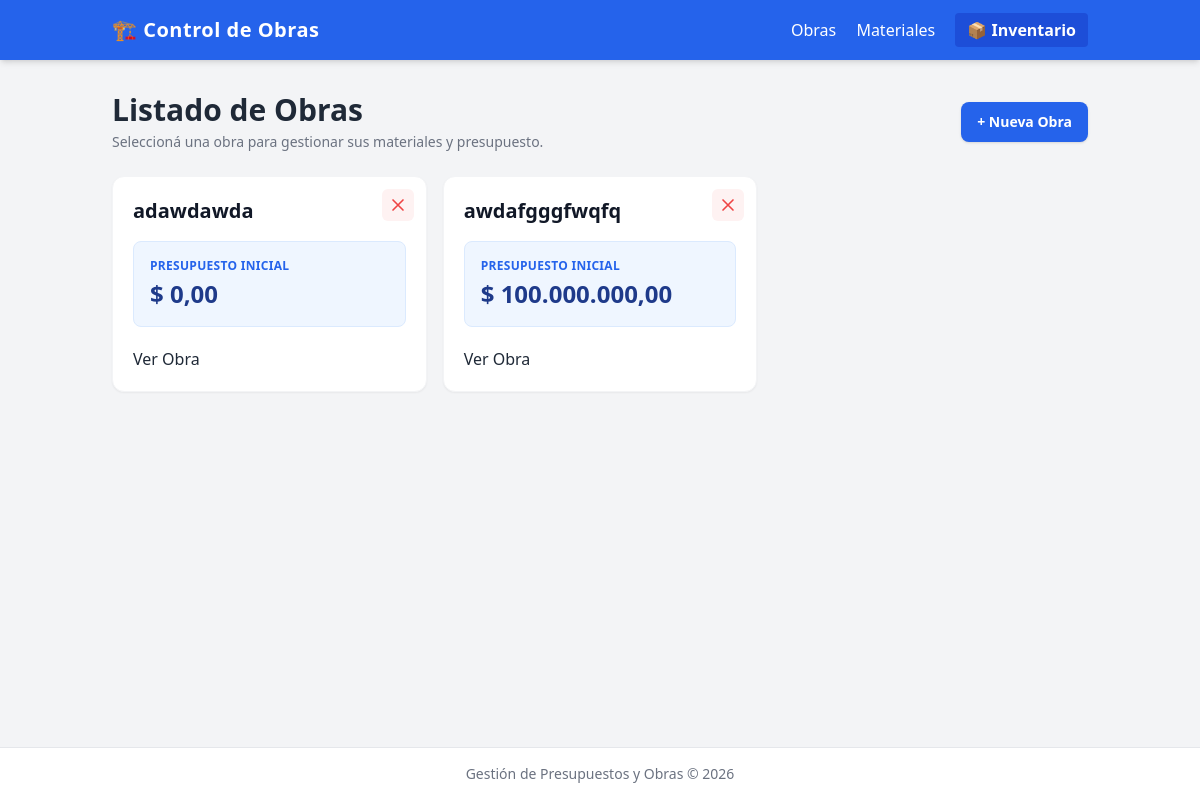
Before: / with the older database file.
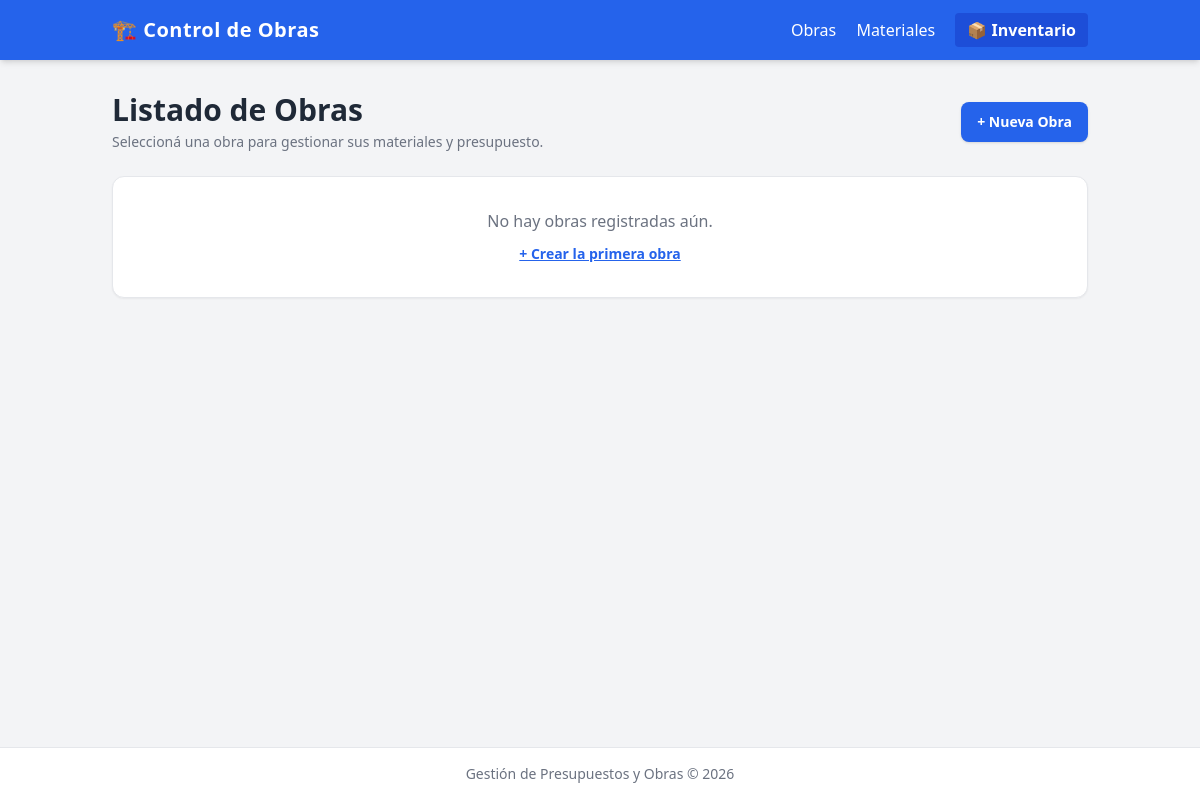
After: the same page with the newer database file.
### app/models.py (models this page shows, shortened)
class Obra(db.Model):
    __tablename__ = 'obras'
    id = db.Column(db.Integer, primary_key=True)
    nombre = db.Column(db.String(150), nullable=False)
    descripcion = db.Column(db.Text, nullable=True)
    presupuesto_inicial = db.Column(db.Numeric(12, 2), default=0.0)
    estado = db.Column(db.String(50), default='En curso')
    activo = db.Column(db.Boolean, default=True)
    fecha_creacion = db.Column(db.DateTime, default=datetime.utcnow)
    materiales = db.relationship('ObraMaterial', backref='obra', cascade='all, delete-orphan', lazy=True)

### app/routes/obras.py (the view)
@obras_bp.route('/')
def index():
    obras_list = Obra.query.filter_by(activo=True).all()
    return render_template('obras/index.html', obras=obras_list)

### app/templates/obras/index.html
{% extends "base.html" %}
{% block content %}
<div class="mb-6 flex flex-col sm:flex-row sm:justify-between sm:items-center gap-3">
    <div>
        <h1 class="text-2xl sm:text-3xl font-bold text-gray-800">Listado de Obras</h1>
        <p class="text-xs sm:text-sm text-gray-500 mt-1">Seleccioná una obra para gestionar sus materiales y presupuesto.</p>
    </div>
    <a href="{{ url_for('obras.crear') }}" class="bg-blue-600 text-white px-4 py-2.5 rounded-lg text-sm font-semibold hover:bg-blue-700 transition text-center shadow">
        + Nueva Obra
    </a>
</div>
<div class="grid grid-cols-1 md:grid-cols-2 lg:grid-cols-3 gap-4">
    {% for obra in obras %}
    <div class="relative bg-white p-5 rounded-xl shadow-sm border border-gray-100 flex flex-col h-full">
    <form action="{{ url_for('obras.eliminar_obra', id=obra.id) }}" method="POST" class="absolute top-3 right-3" onsubmit="return confirm('¿Seguro que querés eliminar esta obra?');">
        <button type="submit" class="text-red-500 hover:text-red-700 bg-red-50 hover:bg-red-100 p-1.5 rounded-md transition-colors" title="Eliminar Obra">
            <svg xmlns="http://www.w3.org/2000/svg" class="h-5 w-5" fill="none" viewBox="0 0 24 24" stroke="currentColor">
                <path stroke-linecap="round" stroke-linejoin="round" stroke-width="2" d="M6 18L18 6M6 6l12 12" />
            </svg>
        </button>
    </form>
    <h3 class="text-xl font-bold text-gray-900 pr-8 mb-4">{{ obra.nombre }}</h3>
    <div class="bg-blue-50 rounded-lg p-4 mb-5 flex-grow border border-blue-100">
        <p class="text-xs font-semibold text-blue-600 tracking-wide uppercase mb-1">Presupuesto Inicial</p>
        <p class="text-2xl font-black text-blue-900">
            $ {{ "{:,.2f}".format(obra.presupuesto_inicial).replace(',', 'X').replace('.', ',').replace('X', '.') }}
        </p>
    </div>
    <a href="{{ url_for('obras.detalle', id=obra.id) }}" ...>Ver Obra</a>
</div>
    {% else %}
    <div class="col-span-full bg-white rounded-xl p-8 text-center text-gray-500 border border-gray-200 shadow-sm">
        <p class="text-base mb-2">No hay obras registradas aún.</p>
        <a href="{{ url_for('obras.crear') }}" class="text-blue-600 font-semibold underline text-sm">+ Crear la primera obra</a>
    </div>
    {% endfor %}
</div>
{% endblock %}

### app/templates/base.html (shortened to what this page needs)
<!DOCTYPE html>
<html lang="es">
<head>
    <script src="https://cdn.tailwindcss.com"></script>
</head>
<body class="bg-gray-100 text-gray-800 font-sans min-h-screen flex flex-col">
    <nav class="bg-blue-600 text-white shadow-md">
        <div class="container mx-auto px-6 py-4 flex justify-between items-center">
            <a href="/" class="text-xl font-bold tracking-wide">🏗️ Control de Obras</a>
            <div class="space-x-4">
                <a href="/" class="hover:underline">Obras</a>
                <a href="#" class="hover:underline">Materiales</a>
                <a href="{{ url_for('inventario.index') }}" class="hover:underline font-semibold bg-blue-700 px-3 py-1.5 rounded transition">📦 Inventario</a>
            </div>
        </div>
    </nav>
    <main class="container mx-auto px-6 py-8 flex-grow">
        {% block content %}
        {% endblock %}
    </main>
    <footer class="bg-white border-t border-gray-200 text-center py-4 text-sm text-gray-500">
        Gestión de Presupuestos y Obras &copy; 2026
    </footer>
</body>
</html>

Changed rows visible on the page:
removed Obra: nombre "adawdawda", presupuesto_inicial "0,00"
removed Obra: nombre "awdafgggfwqfq", presupuesto_inicial "100.000.000,00"
Other visible differences:
text now shown: "No hay obras registradas aún. + Crear la primera obra"
